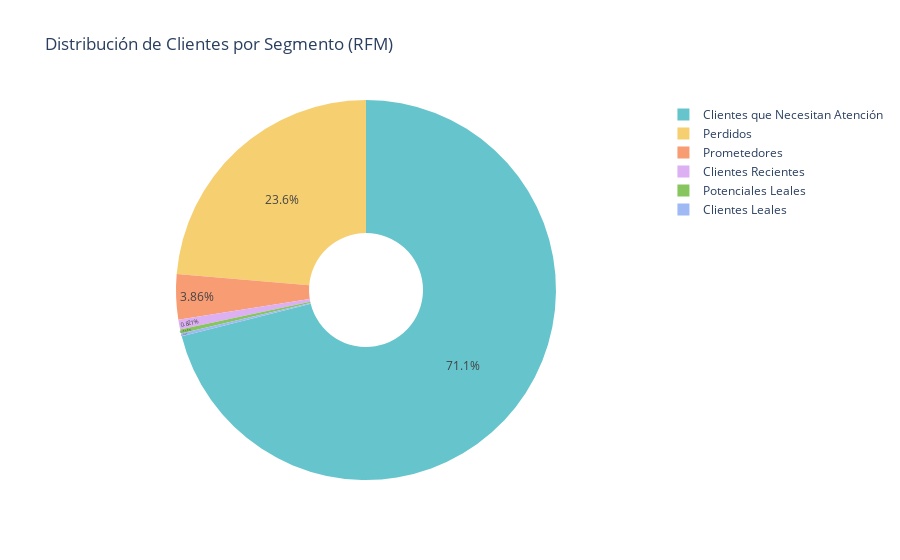

The notebook cell this image was saved under:
### Code cell
# ======================================================
# Visualización de la Distribución de Clientes por Segmento (Gráfico de Pie/Donut)
# ======================================================
# En esta sección, represento la proporción de clientes en cada segmento RFM 
# usando un gráfico tipo pastel (pie), con un agujero central para simular 
# un "donut chart".

import plotly.express as px

# Asumo que cluster_counts ya contiene dos columnas:
# 'cluster_label' (nombre del segmento) y 'count' (número de clientes).

fig = px.pie(
    cluster_counts,
    names='cluster_label',
    values='count',
    title="Distribución de Clientes por Segmento (RFM)",
    hole=0.3,  # Genera el efecto "donut"
    template='plotly_white',
    color='cluster_label',
    color_discrete_sequence=px.colors.qualitative.Pastel
)

# Ajusto la forma en que se muestran las etiquetas en cada porción
fig.update_traces(
    textinfo='percent',       # Muestro únicamente el porcentaje en cada sección
    textposition='inside'     # El texto se ubica dentro de la porción
)

fig.show()

### Figure 1 — Plotly figure (JSON) as saved in the notebook; plotly's stock layout.template omitted (floating-point values rounded to 4 significant figures)
{"data": [{"customdata": [["Clientes que Necesitan Atención"], ["Perdidos"], ["Prometedores"], ["Clientes Recientes"], ["Potenciales Leales"], ["Clientes Leales"]], "domain": {"x": [0, 1], "y": [0, 1]}, "hole": 0.3, "hovertemplate": "cluster_label=%{customdata[0]}<br>count=%{value}<extra></extra>", "labels": ["Clientes que Necesitan Atención", "Perdidos", "Prometedores", "Clientes Recientes", "Potenciales Leales", "Clientes Leales"], "legendgroup": "", "marker": {"colors": ["rgb(102, 197, 204)", "rgb(246, 207, 113)", "rgb(248, 156, 116)", "rgb(220, 176, 242)", "rgb(135, 197, 95)", "rgb(158, 185, 243)"]}, "name": "", "showlegend": true, "textinfo": "percent", "textposition": "inside", "type": "pie", "values": [3812, 1268, 207, 44, 19, 12]}], "layout": {"legend": {"tracegroupgap": 0}, "piecolorway": ["rgb(102, 197, 204)", "rgb(246, 207, 113)", "rgb(248, 156, 116)", "rgb(220, 176, 242)", "rgb(135, 197, 95)", "rgb(158, 185, 243)", "rgb(254, 136, 177)", "rgb(201, 219, 116)", "rgb(139, 224, 164)", "rgb(180, 151, 231)", "rgb(179, 179, 179)"], "title": {"text": "Distribución de Clientes por Segmento (RFM)"}}}
